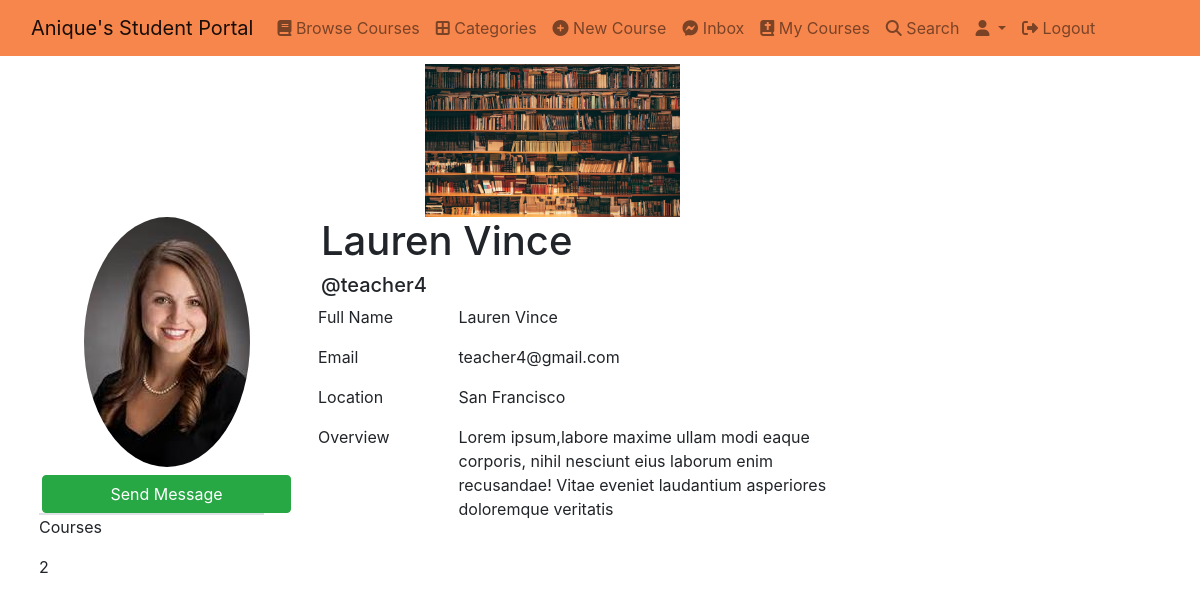
/teacher4, run on the app's committed database.
### authy/models.py (models this page shows, shortened)
class Profile(models.Model):
	user = models.OneToOneField(User, on_delete=models.CASCADE, related_name='profile')
	full_name = models.CharField(max_length=50, null=True, blank=True)
	location = models.CharField(max_length=50, null=True, blank=True)
	url = models.CharField(max_length=80, null=True, blank=True)
	profile_info = models.TextField(max_length=1500, null=True, blank=True)
	created = models.DateField(auto_now_add=True)
	picture = models.ImageField(upload_to=user_directory_path_profile, blank=True, null=True, verbose_name='Picture')
	banner = models.ImageField(upload_to=user_directory_path_banner, blank=True, null=True, verbose_name='Banner')

### authy/views.py (the view)
# urls.py: path('<username>', UserProfile, name="user-profile"),
def UserProfile(request, username):
    user = get_object_or_404(User, username=username)
    courses_count = Course.objects.filter(user=user).count()
    profile = Profile.objects.get(user=user)
    context = {
        'profile': profile,
        'courses_count': courses_count,
    }
    return render(request,'registration/profile.html',context)

### student_portal/templates/registration/profile.html
{% extends 'base.html' %} {% load static %} {% block content %}
<body>
  <div class="container main-secction mt-2">
    <div class="row">
      <div class="col-md-3 offset-4 image-section">
        <div class="text-center">
          {% if profile.banner %}
          <img src="{{profile.banner.url}}" class="img-fluid" />{% else %}
          <img src="{% static 'img/default_banner.png' %}" />
          {% endif %}
        </div>
      </div>
      <div class="row user-left-part">
        <div class="col-md-3 col-sm-3 col-xs-12 user-profil-part pull-left">
          <div class="row">
            <div
              class="col-md-12 col-md-12-sm-12 col-xs-12 user-image text-center"
            >
              {% if profile.picture %}
              <img src="{{profile.picture.url}}" class="rounded-circle" />
              {% else %}
              <img
                src="{% static 'img/default_pfp.png' %}"
                class="rounded-circle"
              />
              {% endif %}
            </div>
            <div class="col-md-12 col-sm-12 col-xs-12 text-center">
              {% if profile.user != request.user %}<a
                class="btn btn-success btn-block text-white mt-2"
                href="{% url 'new-conversation' profile.user.username %}"
              >
                Send Message
              </a>
              {% else %}
              <a
                class="btn btn-warning btn-block mt-2"
                href="{% url 'edit-profile' %}"
                >Edit Profile</a
              >
              {% endif %}
            </div>
            <div class="row user-detail-row">
              <div class="col-md-12 col-sm-12 pull-left">
                <div class="border"></div>
                <p>Courses</p>
                <span>{{courses_count}}</span>
              </div>
            </div>
          </div>
        </div>
        <div
          class="col-md-9 col-sm-9 col-xs-12 pull-right profile-right-section"
        >
          <div class="row profile-right-section-row">
            <div class="col-md-12 profile-header">
              <div class="row">
                <div
                  class="col-md-8 col-sm-6 col-xs-6 profile-header-section1 pull-left"
                >
                  {% if profile.full_name %}
                  <h1>{{profile.full_name}}</h1>
                  {% endif %}
                  <h5>@{{profile.user.username}}</h5>
                </div>
              </div>
            </div>
            <div class="col-md-12">
              <div class="row">
                <div class="tab-content">
                  <div
                    role="tabpanel"
                    class="tab-pane fade show active"
                    id="profile"
                  >
                    {% if profile.full_name %}
                    <div class="row">
                      <div class="col-md-2">
                        <label>Full Name</label>
                      </div>
                      <div class="col-md-6">
                        <p>{{profile.full_name}}</p>
                      </div>
                    </div>
                    {% endif %}
                    <div class="row">
                      <div class="col-md-2">
                        <label>Email</label>
                      </div>
                      <div class="col-md-6">
                        <p>{{profile.user.email}}</p>
                      </div>
                    </div>
                    {% if profile.location %}
                    <div class="row">
                      <div class="col-md-2">
                        <label>Location</label>
                      </div>
                      <div class="col-md-6">
                        <p>{{profile.location}}</p>
                      </div>
                    </div>
                    {% endif %} {% if profile.profile_info %}
                    <div class="row">
                      <div class="col-md-2">
                        <label>Overview</label>
                      </div>
                      <div class="col-md-6">
                        <p>{{profile.profile_info}}</p>
                      </div>
                    </div>
                    {% endif %}
                  </div>
                </div>
              </div>
            </div>
          </div>
        </div>
      </div>
    </div>
  </div>
</body>
{% endblock content %}

### data on the page
Profile: banner (picture), picture (placeholder picture), full_name "Lauren Vince", user.username "teacher4", user.email "teacher4@gmail.com", location "San Francisco", profile_info "Lorem ipsum,labore maxime ullam modi eaque corporis, nihil nesciunt eius laborum enim recusandae! Vitae eveniet laudantium asperiores doloremque veritatis"

### other printed values
{{ courses_count }} "2"
